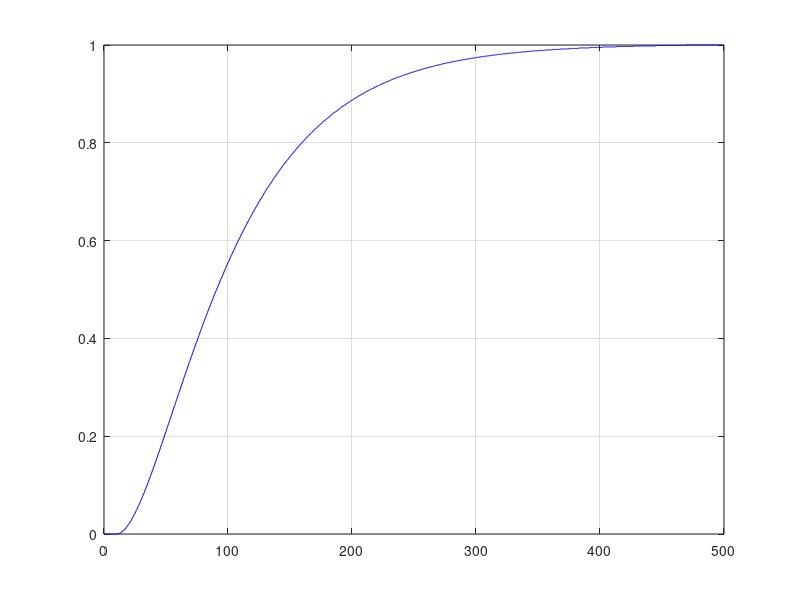

Write MATLAB code to recreate this figure. (Note: this script raises an error after producing the figure.)
%% Laboratório de Sistemas Dinâmicos
% Prática 10
% Data: 25/08/2024
% Autores: Ana Clara Gomes & João Vitor Barbosa

% Limpar Workspace
clear all;
close all;
clc;

%%
% Script Prática 10

%% Exercicio 1 (a)
disp('Método Sundaresan 2 ordem sobreamortecido')
dados = load('dadosordem2sobre.txt');

tempo = dados(:,1);
entrada = dados(:,2);
saida = dados(:,3);

tm  = 150;
x1 = 48;
x2 = 100;
y1 = 2;
y2 = 6;

% A determinação dessas parâmetros se da atraves da reta tangente ao ponto
%de inflexão dos dados;

Mi = (y2 - y1) / (x2 - x1);

Ganho = mean(saida(end-50:end));

saidaNormalizada = saida / Ganho;

plot(tempo, saidaNormalizada, 'b', 'DisplayName', 'Dados experimentais'); 
grid on;
hold on;


m1 = trapz(dados(:,1),1 - saidaNormalizada);
disp(m1);
disp(Mi);
lambda = (tm - m1) * Mi;
n = 1;
tau1 = (n ^ (n/(1-n))) / Mi;
tau2 = (1 ^ (n/(1-n))) / Mi;
taud = m1- tau1 - tau2;
s = tf('s');
Hs = (exp(-taud * s)) / (((tau1 * s) + 1) * ((tau1 * s) + 1));
step(Hs,'r');

%% Método de Mollenkamp
dados = load('dadosordem2sobre.txt'); 
t = dados(:,1);
u = dados(:,2);
y = dados(:,3);
k =  mean(dados(end-50:end));
kn = k/k;

yn = y/k;

yt1 = 0.15*k;
yt2 = 0.45*k;
yt3 = 0.75*k;
t1 = 43;
t2 = 83.5;
t3 = 143.5;

x = (t2-t1)/(t3-t1);
zeta = (0.0805-5.547*(0.475-x)^2)/(x-0.356);
f1 = 0.708*(2.811^zeta);
wn = f1/(t3-t1);
f2 = 0.922*(1.66^zeta);
teta = t2-f2/wn;

G1 = tf(kn*wn^2, [1 2*zeta*wn wn^2]);
plot(t,yn); 
grid on
hold on;
step(G1, 'r');
grid on
hold on;

% Neste método foi necessário obter três tempos: 
% t1 = 43 quando a saída está em 15% do ganho, t2 = 83.5 quando a saída está em 45% e t3 = 143.5 quando a saída está em 75% . 
% Esses tempos foram obtidos visualmente

%% Exercicio 1 (b)
% H(s) = e^(-Td*s)/(T1*s + 1)*(T2*s + 1)

m1 = trapz(norm_u)*0.5 - trapz(norm_y)*0.5;
tm = 140; % Encontrado de acordo com a inclinação da reta tangente
Mi = 1/tm; % Inclinação da Reta Tangente
lambda = (tm - m1)*Mi; % 0.2206
n = 0.1; % Encontrado pelo gráfico, a partir do lambda
T1 = n^(n/(1-n))/Mi; % Polo T1 do Sistema
T2 = n^(1/(1-n))/Mi; % Polo T2 do Sistema
Td = m1 - T1 - T2; % Teta (Tempo Morto)

s = tf('s');
Hs = exp(Td*s)/((T1*s + 1)*(T2*s + 1));
hold on;
step(tempo, Hs, 'r');
grid on

%% Método de Sundaresan
dados = load('dadosordem2sobre.txt'); 
t = dados(:,1);
u = dados(:,2);
y = dados(:,3);
k =  mean(dados(end-50:end));
kn = k/k;

yn = y/k;
teta_tau = trapz(t, u- yn);

teta = 10;
tm = 100;
M1 = 1/(tm-teta);

mi = teta_tau;
lambda = (tm - mi)*M1;
disp(lambda);
n = 0.3;


t1 = (n^(n/(1-n)))/M1;
t2 = (n^(1/(1-n)))/M1;
tauD = mi - t1 - t2;

G1 = tf(kn, [(t1*t2) (t1 + t2) 1], 'InputDelay', tauD);
plot(t,yn); 
grid on
hold on;
step(G1, 'r');
grid on
hold on;

% Para o modelo de segunda ordem, primeiramente deve-se entender os parâmetros de ganho e tm. 
% O ganho é calculado pelo MatLab pelos 50 valores de estabilização ao final do sistema e tm é obtido visualmente,
% traçando uma reta no ponto de inflexão e tomando o tempo em que o sistema se estabiliza no prolongamento dessa reta.
% Para determinar os parâmetros usamos as equações presentes no slide

%% Exercicio 2 (a)
% Calcular o Ganho K = 5 (Olhando no gráfico)
% Calcular Teta = 3 (Olhando no Gráfico)
N = 2; %Número de ciclos visíveis ocorrem em aproximadamente 10 seg.
T = 10/N;
Wn = 2*pi/T;% Frequência Natural
Zeta = 0.6/N;% Fator de Amortecimento
Teta = 3; % Tempo Morto
s = tf('s');
Hs = (exp(-Teta*s)*Wn^2)/(s^2 + 2*Zeta*Wn*s + Wn^2);
hold on;
step(Hs*5, 'r');
grid on
title('Método Phillips e Parr');
legend({'Dados iniciais', 'Método Phillips e Parr'})

%% ------ Método de Phillips e Parr ------
dados = load('dadosordem2sub.txt'); 
t = dados(:,1);
u = dados(:,2);
y = dados(:,3);
k =  mean(dados(end-50:end));
kn = k/k;

yn = y/k;
N = 2; 
T = 10/N;
wn = 2*pi/T;
zeta = 0.6/N;
Teta = 3; 
G1 = tf(kn*wn^2, [1 2*zeta*wn wn^2], 'InputDelay', Teta);
plot(t,yn); grid on
plot(t,yn); grid on;
hold on;
step(G1, 'r');
grid on
title('Método Phillips e Parr');
legend({'Dados iniciais', 'Método Phillips e Parr'})

%% Exercicio 2 (b)
N = 2; %Número de ciclos visíveis ocorrem em aproximadamente 10 seg.
T = 10/N;
Wn = 2*pi/T; % Frequência Natural
Zeta = 0.6/N; % Fator de Amortecimento

Beta = sqrt(1 - Zeta^2);
Teta = 1/cos(Zeta); %Usado com a equação 2
yt = 1 - (exp(-Zeta*Wn.*tempo)/Beta).*(Beta*cos(Wn*Beta.*tempo) + Zeta*sin(Wn*Beta.*tempo));
yt = 1 - (exp(-Zeta*Wn.*tempo)/Beta).*sin(Wn*Beta*tempo + Teta);
plot(tempo, yt, 'g'); 
grid on; 
hold on;

%% ------ Equações de Overshoot ------
dados = load ('dadosordem2sub.txt'); % carrega arquivo txt
tempo = dados(:,1);
u = dados(:,2);
y = dados(:,3);

k =  mean(dados(end-50:end));
yn = y/k;
N = 2; %Número de ciclos visíveis ocorrem em aproximadamente 10 seg.
T = 10/N;
Wn = 2*pi/T; % Frequência Natural
Zeta = 0.6/N; % Fator de Amortecimento

Beta = sqrt(1 - Zeta^2);
Teta = 1/cos(Zeta); %Usado com a equação 2
yt = 1 - (exp(-Zeta*Wn.*tempo)/Beta).*(Beta*cos(Wn*Beta.*tempo) + Zeta*sin(Wn*Beta.*tempo));
yt = 1 - (exp(-Zeta*Wn.*tempo)/Beta).*sin(Wn*Beta*tempo + Teta);
plot(tempo, yt, 'g');
grid on; 
hold on;
plot (tempo, yn);
grid on;

%% Exercicio 2 (c)
% Desconsiderar o tempo morto e condição inicial nula
% T1 = 0.15*Yf;
% T2 = 0.45*Yf;
% T3 = 0.75*Yf;

dados = load ('dadosordem2sub.txt'); % carrega arquivo txt
tempo = dados(:,1);
u = dados(:,2);
y = dados(:,3);
plot (tempo, y);
grid()

norm_u = dados(:,2)/max(u);
norm_y = (dados(:,3)- min(y))/(max(y)-min(y));

Yi = mean(y(1:20));
Yf = mean(y(end-50:end));
T1 = 0.15*Yf;
T2 = 0.45*Yf;
T3 = 0.75*Yf;

x = (T2 - T1)/(T3 - T1);
Zeta = (0.0805 - 5.547*(0.475 - x)^2)/(x - 0.356); % Fator de Amortecimento

if Zeta < 1
    F1 = 0.708*(2.811)^Zeta;
    
else if Zeta >= 1
    F1 = 2.6*Zeta - 0.6;
    Tau_1 = (Zeta + sqrt(Zeta^2 - 1))/Wn;
    Tau_2 = (Zeta - sqrt(Zeta^2 - 1))/Wn;
    end
end

Wn = F1/(T3 - T1); % Frequência Natural
F2 = 0.922*(1.66)^Zeta;
Teta = T2 - F2/Wn; % Tempo Morto

s = tf('s');
Hs = (exp(Teta*s)*Wn^2)/(s^2 + 2*Zeta*Wn*s + Wn^2);
hold on;
step(Hs*5, 'r');
grid on

%% ------ Método de Mollenkamp ------
dados = load('dadosordem2sub.txt'); 
t = dados(:,1);
u = dados(:,2);
y = dados(:,3);
k =  mean(dados(end-50:end));
kn = k/k;

yn = y/k;

yt1 = 0.15*k;
yt2 = 0.45*k;
yt3 = 0.75*k;
t1 = 3.29;
t2 = 3.56;
t3 = 3.78;

x = (t2-t1)/(t3-t1);
zeta = (0.0805-5.547*(0.475-x)^2)/(x-0.356);
f1 = 0.708*(2.811^zeta);
wn = f1/(t3-t1);
f2 = 0.922*(1.66^zeta);
teta = t2-f2/wn;

G1 = tf(kn*wn^2, [1 2*zeta*wn wn^2], 'InputDelay', teta);
plot(t,yn); 
grid on
hold on;
step(G1, 'r');
grid on
hold on;

%% Exercicio 2 (d)
% H(s) = e^(-Td*s)/(T1*s + 1)*(T2*s + 1)

m1 = trapz(norm_u)*0.01 - trapz(norm_y)*0.01;
tm = 4; % Encontrado de acordo com a inclinação da reta tangente
Mi = 1/tm; % Inclinação da Reta Tangente
lambda = (tm - m1)*Mi; % 0.2206
n = 0.1; % Encontrado pelo gráfico, a partir do lambda
T1 = n^(n/(1-n))/Mi; % Polo T1 do Sistema
T2 = n^(1/(1-n))/Mi; % Polo T2 do Sistema
Td = m1 - T1 - T2; % Teta (Tempo Morto)

s = tf('s');
Hs = exp(-Td*s)/((T1*s + 1)*(T2*s + 1));
hold on;
step(Hs, 'r');
grid on

%% ------ Método de Sundaresan ------
dados = load('dadosordem2sub.txt'); 
t = dados(:,1);
u = dados(:,2);
y = dados(:,3);
k =  mean(dados(end-50:end));
kn = k/k;

yn = y/k;
teta_tau = trapz(t, u- yn);

teta = 10;
tm = 10;
M1 = 1/(tm-teta);

mi = teta_tau;
lambda = (tm - mi)*M1;
n = 0.9;

t1 = (n^(n/(1-n)))/M1;
t2 = (n^(1/(1-n)))/M1;
tauD = mi - t1 - t2;

G1 = tf(kn, [0.9592 3.407 1], 'InputDelay', tauD);
plot(t, yn); 
grid on
hold on;
step(G1, 'r');
grid on
hold on;

%% Exercicio 3
dados = load('dadosordem2aleatorio.txt');
t = dados(:,1);
u = dados(:,2);
y = dados(:,3);

u_norm = u - mean(u);
y_norm = y - mean(y);

impulse_response = deconv(y_norm, u_norm);

figure;
plot(t(1:length(impulse_response)), impulse_response);
title('Resposta ao Impulso');
xlabel('Tempo (s)');
ylabel('Amplitude');
grid on;

U = fft(u_norm);
Y = fft(y_norm);

frequency_response = Y ./ U;

N = length(t);
fs = 1 / (t(2) - t(1));
f = (0:N-1)*(fs/N);

figure;
plot(f, abs(frequency_response));
title('Resposta em Frequência');
xlabel('Frequência (Hz)');
ylabel('Amplitude');
grid on;
